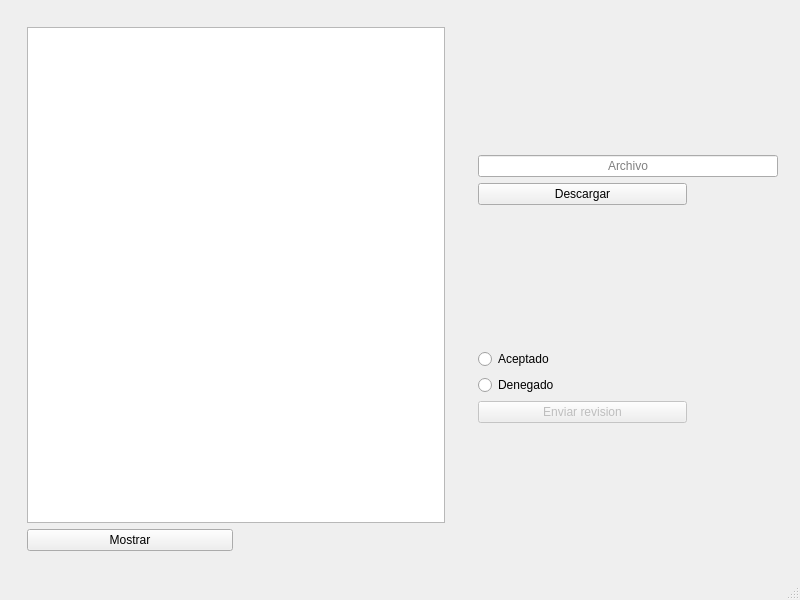
<?xml version="1.0" encoding="UTF-8"?>
<ui version="4.0">
 <class>MenuSecre</class>
 <widget class="QMainWindow" name="MenuSecre">
  <property name="geometry">
   <rect>
    <x>0</x>
    <y>0</y>
    <width>800</width>
    <height>600</height>
   </rect>
  </property>
  <property name="windowTitle">
   <string>Secretaria</string>
  </property>
  <widget class="QWidget" name="centralwidget">
   <layout class="QFormLayout" name="formLayout">
    <item row="0" column="0">
     <widget class="QWidget" name="widget" native="true">
      <layout class="QGridLayout" name="gridLayout_3">
       <item row="0" column="0">
        <widget class="QWidget" name="widget_2" native="true">
         <layout class="QGridLayout" name="gridLayout_2">
          <item row="4" column="1">
           <widget class="QPushButton" name="Mostrar">
            <property name="maximumSize">
             <size>
              <width>209</width>
              <height>16777215</height>
             </size>
            </property>
            <property name="text">
             <string>Mostrar</string>
            </property>
           </widget>
          </item>
          <item row="0" column="1" colspan="2">
           <widget class="QTableView" name="tableView">
            <property name="minimumSize">
             <size>
              <width>418</width>
              <height>0</height>
             </size>
            </property>
           </widget>
          </item>
         </layout>
        </widget>
       </item>
      </layout>
     </widget>
    </item>
    <item row="0" column="1">
     <widget class="QWidget" name="widget_3" native="true">
      <layout class="QVBoxLayout" name="verticalLayout">
       <item>
        <spacer name="verticalSpacer_3">
         <property name="orientation">
          <enum>Qt::Vertical</enum>
         </property>
         <property name="sizeHint" stdset="0">
          <size>
           <width>20</width>
           <height>40</height>
          </size>
         </property>
        </spacer>
       </item>
       <item>
        <widget class="QLineEdit" name="archivo">
         <property name="enabled">
          <bool>true</bool>
         </property>
         <property name="maximumSize">
          <size>
           <width>300</width>
           <height>16777215</height>
          </size>
         </property>
         <property name="layoutDirection">
          <enum>Qt::LeftToRight</enum>
         </property>
         <property name="text">
          <string/>
         </property>
         <property name="alignment">
          <set>Qt::AlignCenter</set>
         </property>
         <property name="placeholderText">
          <string>Archivo</string>
         </property>
        </widget>
       </item>
       <item>
        <widget class="QPushButton" name="descargaArchvio">
         <property name="maximumSize">
          <size>
           <width>209</width>
           <height>16777215</height>
          </size>
         </property>
         <property name="text">
          <string>Descargar</string>
         </property>
        </widget>
       </item>
       <item>
        <spacer name="verticalSpacer_2">
         <property name="orientation">
          <enum>Qt::Vertical</enum>
         </property>
         <property name="sizeHint" stdset="0">
          <size>
           <width>20</width>
           <height>40</height>
          </size>
         </property>
        </spacer>
       </item>
       <item>
        <widget class="QRadioButton" name="aceptado">
         <property name="text">
          <string>Aceptado</string>
         </property>
        </widget>
       </item>
       <item>
        <widget class="QRadioButton" name="denegado">
         <property name="text">
          <string>Denegado</string>
         </property>
        </widget>
       </item>
       <item>
        <widget class="QPushButton" name="enviarRevision">
         <property name="enabled">
          <bool>false</bool>
         </property>
         <property name="maximumSize">
          <size>
           <width>209</width>
           <height>16777215</height>
          </size>
         </property>
         <property name="text">
          <string>Enviar revision</string>
         </property>
        </widget>
       </item>
       <item>
        <spacer name="verticalSpacer">
         <property name="orientation">
          <enum>Qt::Vertical</enum>
         </property>
         <property name="sizeHint" stdset="0">
          <size>
           <width>20</width>
           <height>40</height>
          </size>
         </property>
        </spacer>
       </item>
      </layout>
     </widget>
    </item>
   </layout>
  </widget>
  <widget class="QMenuBar" name="menubar">
   <property name="geometry">
    <rect>
     <x>0</x>
     <y>0</y>
     <width>800</width>
     <height>20</height>
    </rect>
   </property>
  </widget>
  <widget class="QStatusBar" name="statusbar"/>
 </widget>
 <tabstops>
  <tabstop>tableView</tabstop>
 </tabstops>
 <resources/>
 <connections/>
</ui>
